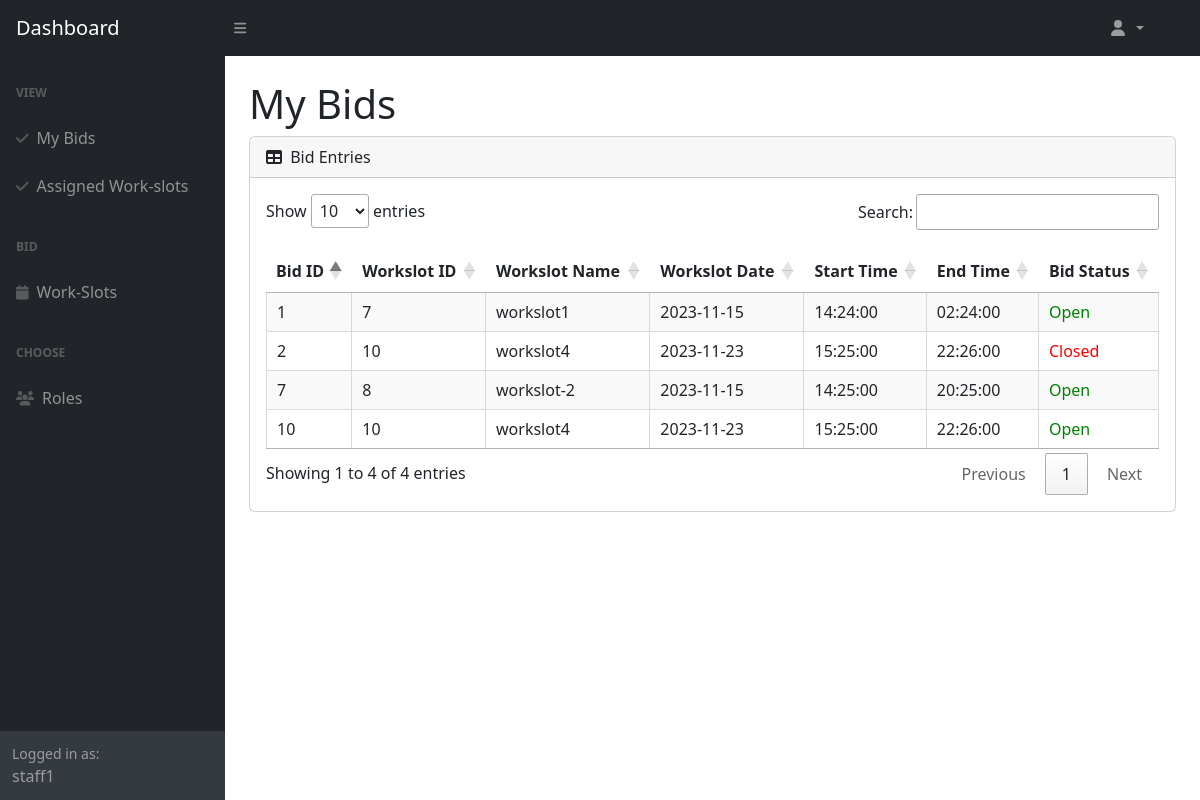
Before: /Boundary/CafeStaffViewBidPage.php (signed in) with the older database file.
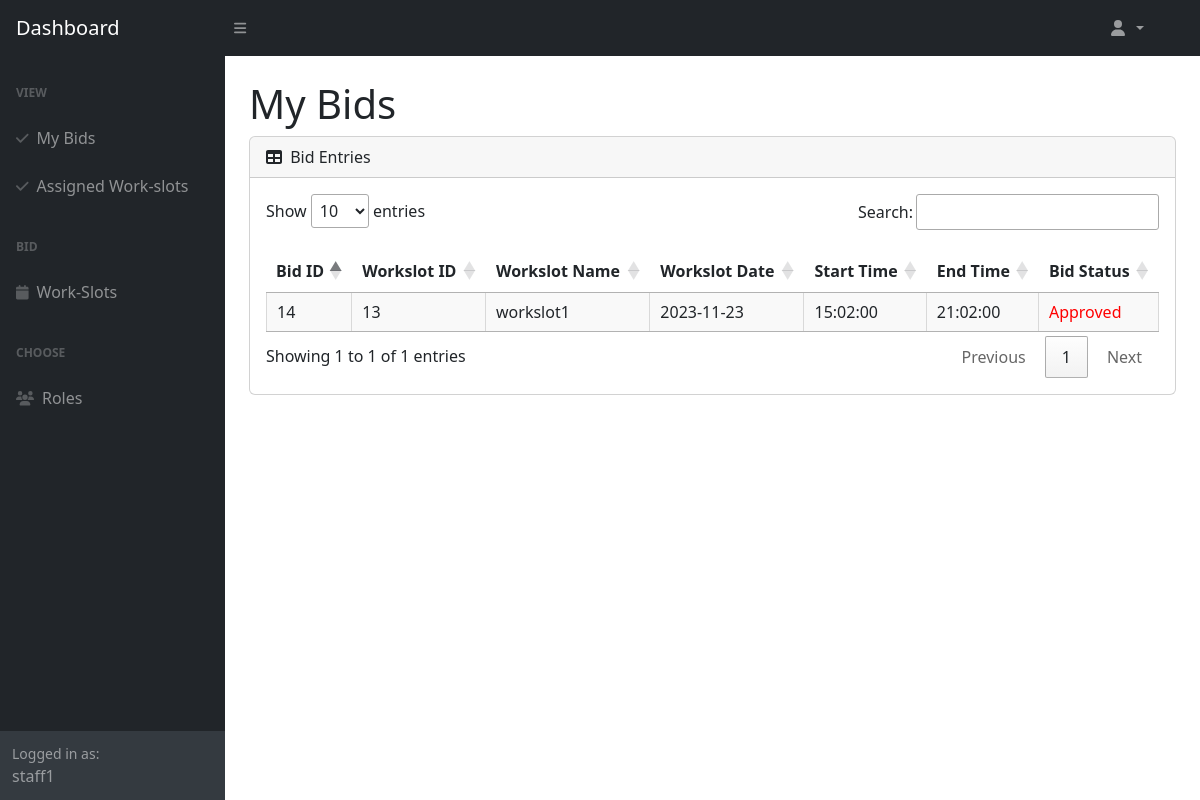
After: the same page with the newer database file.
### tables this page shows
CREATE TABLE `staff_bid_workslot` (
  `staff_bid_workslot_id` int(11) NOT NULL,
  `cafe_staff_id` int(11) NOT NULL,
  `workslot_id` int(11) NOT NULL,
  `bid_role` enum('Chef','Cashier','Waiter') NOT NULL,
  `bid_status` enum('Open','Approved','Rejected') NOT NULL
);

CREATE TABLE `workslot` (
  `workslot_id` int(11) NOT NULL,
  `workslot_name` varchar(255) NOT NULL,
  `chef_qty` int(11) NOT NULL DEFAULT 0,
  `cashier_qty` int(11) NOT NULL DEFAULT 0,
  `waiter_qty` int(11) NOT NULL DEFAULT 0,
  `workslot_date` date NOT NULL,
  `start_time` time NOT NULL,
  `end_time` time NOT NULL
);

### Entity/Bid.php (called while the page is built, shortened)
<?php
class Bid {
    public function getBidsByStaffId($cafeStaffId) {
        $DAO = new DAO();
        $connection = $DAO->get_connection();
        $sql = "SELECT `staff_bid_workslot_id`, `staff_bid_workslot`.`workslot_id`, `workslot_name`, `workslot_date`, `start_time`, `end_time`, `bid_status` FROM `staff_bid_workslot` LEFT JOIN `workslot` ON `staff_bid_workslot`.`workslot_id` = `workslot`.`workslot_id` WHERE `cafe_staff_id` = '$cafeStaffId'";
        return $connection->query($sql);
    }
}
?>

### Controller/CafeStaffViewBidController.php (called while the page is built)
<?php
include_once "../Entity/Bid.php";
class CafeStaffViewBidController {
    public function getBidsByStaffId($cafeStaffId) {
        $bid = new Bid();
        return $bid->getBidsByStaffId($cafeStaffId);
    }
}
?>

### Boundary/CafeStaffViewBidPage.php (the view, shortened to what this page needs)
<link rel="stylesheet" href="https://cdn.datatables.net/1.13.6/css/jquery.dataTables.min.css">
<link rel="stylesheet" href="https://cdn.jsdelivr.net/npm/sweetalert2@11/dist/sweetalert2.min.css">
<?php
include_once "../Controller/CafeStaffViewBidController.php";
$viewBidController = new CafeStaffViewBidController();
$myBids = $viewBidController->getBidsByStaffId($_SESSION['cafe_staff_id']);
?>
<body class="sb-nav-fixed">
    <?php
        require "CafeStaffNav.php";
    ?>
    <div id="layoutSidenav_content">
        <main>
        <div class="container-fluid px-4">
            <h1 class="mt-4">My Bids</h1>
            <div class="card mb-4">
                <div class="card-header">
                    <i class="fas fa-table me-1"></i>
                    Bid Entries
                </div>
                <div class="card-body">
                    <table class="cell-border stripe" id="dataTable" width="100%" cellspacing="0">
                        <thead>
                            <tr>
                                <th>Bid ID</th>
                                <th>Workslot ID</th>
                                <th>Workslot Name</th>
                                <th>Workslot Date</th>
                                <th>Start Time</th>
                                <th>End Time</th>
                                <th>Bid Status</th>
                            </tr>
                        </thead>
                        <tbody>
                            <?php
                            while ($bid = $myBids->fetch_assoc()) {
                                $statusStyle = ($bid['bid_status'] === 'Open') ? 'color: green;' : 'color: red;';
                                echo "<tr>
                                        <td>{$bid['staff_bid_workslot_id']}</td>
                                        <td>{$bid['workslot_id']}</td>
                                        <td>{$bid['workslot_name']}</td>
                                        <td>{$bid['workslot_date']}</td>
                                        <td>{$bid['start_time']}</td>
                                        <td>{$bid['end_time']}</td>
                                        <td style='{$statusStyle}'>{$bid['bid_status']}</td>
                                    </tr>";
                            }
                            ?>
                        </tbody>
                    </table>
                </div>
            </div>
        </div>
        </main>
    </div>
</body>

Changed rows visible on the page:
removed staff_bid_workslot: staff_bid_workslot_id "1", workslot "7", workslot.workslot_name "workslot1", workslot.workslot_date "2023-11-15", workslot.start_time "14:24:00", workslot.end_time "02:24:00", bid_status "Open"
removed staff_bid_workslot: staff_bid_workslot_id "7", workslot "8", workslot.workslot_name "workslot-2", workslot.workslot_date "2023-11-15", workslot.start_time "14:25:00", workslot.end_time "20:25:00", bid_status "Open"
removed staff_bid_workslot: staff_bid_workslot_id "10", workslot "10", workslot.workslot_name "workslot4", workslot.workslot_date "2023-11-23", workslot.start_time "15:25:00", workslot.end_time "22:26:00", bid_status "Open"
removed staff_bid_workslot: staff_bid_workslot_id "2", workslot "10", workslot.workslot_name "workslot4", workslot.workslot_date "2023-11-23", workslot.start_time "15:25:00", workslot.end_time "22:26:00", bid_status "Closed"
added staff_bid_workslot: staff_bid_workslot_id "14", workslot "13", workslot.workslot_name "workslot1", workslot.workslot_date "2023-11-23", workslot.start_time "15:02:00", workslot.end_time "21:02:00", bid_status "Approved"
Other visible differences:
text written by a page script: "Show entries Search: Showing 1 to 4 of 4 entries Previous 1 Next" → "Show entries Search: Showing 1 to 1 of 1 entries Previous 1 Next"
